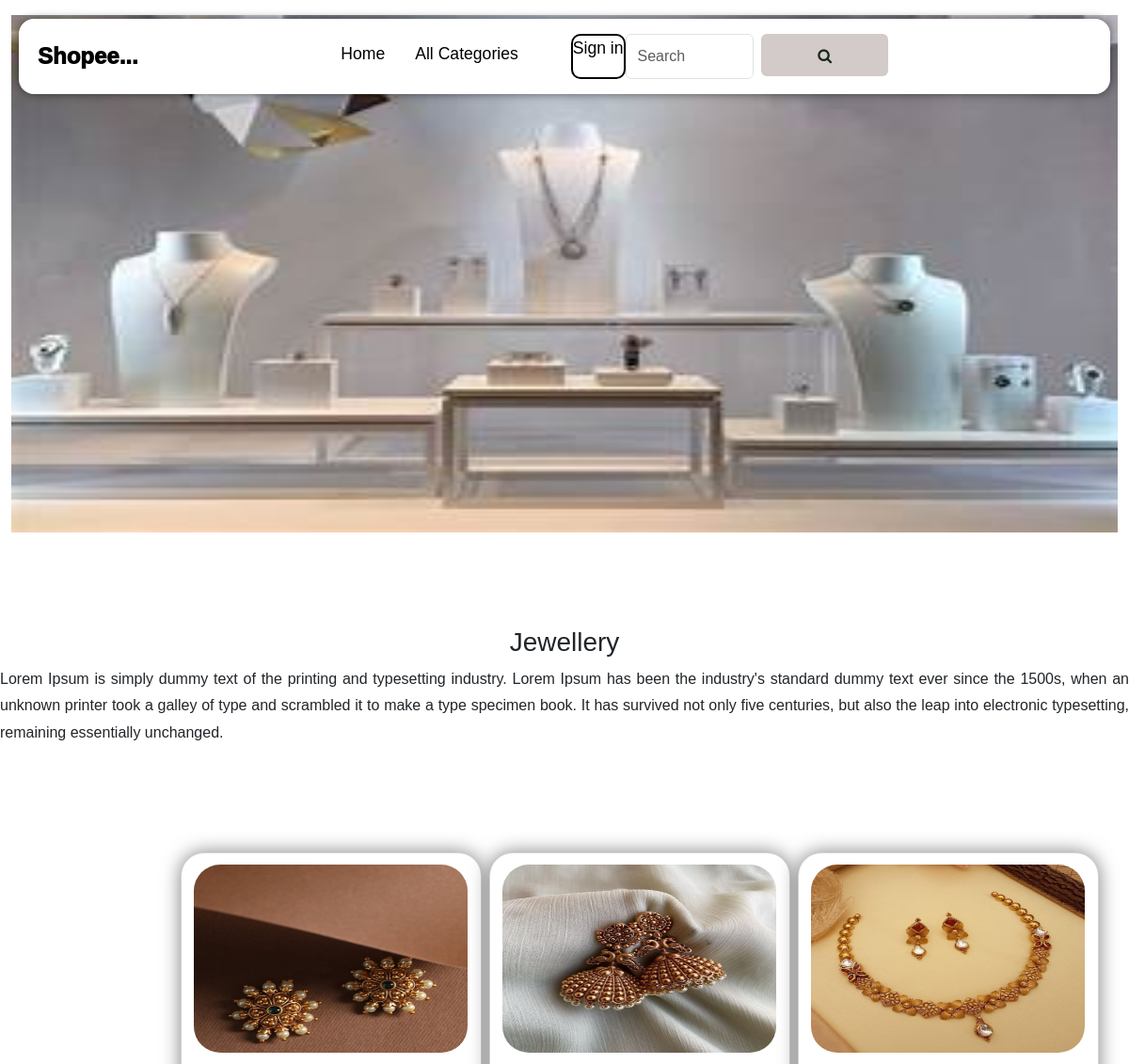
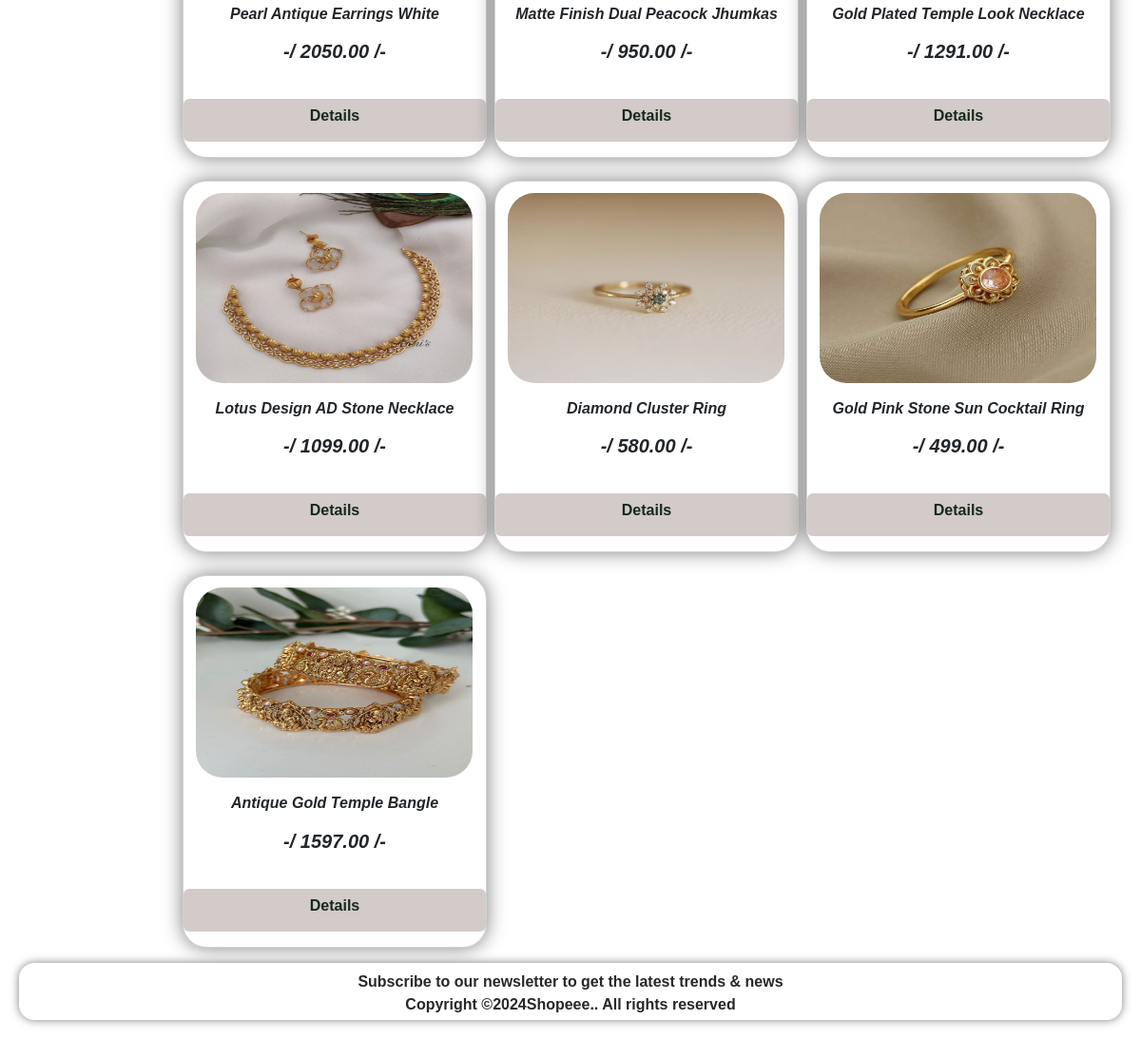
The page /allproducts/Jewellery on the database its author committed (2 pictures, top to bottom).
### shop/models.py (models this page shows, shortened)
class Category(models.Model):
    name = models.CharField(max_length=100)
    desc = models.TextField()
    image = models.ImageField(upload_to='shop/categories', blank=True, null=True)

class Product(models.Model):
    name = models.CharField(max_length=100)
    desc = models.TextField()
    image = models.ImageField(upload_to='shop/products', blank=True, null=True)
    price = models.DecimalField(max_digits=10, decimal_places=2)
    category = models.ForeignKey(Category, on_delete=models.CASCADE) #foreign key one to many relationship
    stock = models.IntegerField()
    available = models.BooleanField(default=True)
    created = models.DateTimeField(auto_now_add=True)
    updated = models.DateTimeField(auto_now=True)

### shop/views.py (the view)
# urls.py: path('allproducts/<p>', views.allproducts, name='allproducts'),
def allproducts(request, p):
    c = Category.objects.get(name=p)
    p = Product.objects.filter(category=c)
    return render(request, 'product.html', {'c': c, 'p': p})

### cart/context_processors.py (called while the page is built, shortened)
def productcount(request):
    item_count = 0
    return {'count': item_count}

### shop/context_processors.py (called while the page is built)
def menu_links(request):
    c = Category.objects.all()
    return {'links':c}

### templates/product.html
{% extends 'base.html' %}
{% load static %}
{% block content %}
<div class="container-fluid mt-3" style="margin-bottom:100px;">
    <img src="{{c.image.url}}" width="100%" height="550px">
</div>
<div class="description">
    <h3 class="text-center ">{{c.name}}</h3>
    <p style="line-height:1.8; text-align:justify;">{{c.desc}}</p>
</div>
<div class="card-container">
    <div class="row row-cols-1 row-cols-md-3 g-4 py-5">
        {% for i in p %}
        <div class="col">
            <div class="card" style="width: 20rem">
                <img src="{{i.image.url}}" class="card-img-top" alt="...">
                <div class="card-body">
                    <h6 class="card-title">{{i.name}}</h6>
                    <h5 class="card-title" >-/ {{i.price}} /-</h5>
                </div>
                <div class="d-flex justify-content-around mb-3">
                    <a href="{% url 'shop:detail' i.name %}" class="btn btn-primary">Details</a>
                </div>
            </div>
        </div>
      {% endfor %}
    </div>
</div>
{% endblock %}

### templates/base.html (shortened to what this page needs)
<!DOCTYPE html>
<html lang="en" xmlns="http://www.w3.org/1999/html">
{% load static %}
<head>
<link href="https://cdn.jsdelivr.net/npm/bootstrap@5.3.3/dist/css/bootstrap.min.css" rel="stylesheet">
    <link rel="stylesheet" href="{% static 'css/style.css' %}">
    <link rel="stylesheet" href="https://cdnjs.cloudflare.com/ajax/libs/font-awesome/4.7.0/css/font-awesome.min.css">
</head>
<body>
<header >
    <nav class="navbar navbar-expand-lg fixed-top">
        <div class="container-fluid">
            <a class="navbar-brand me-auto" href="#">Shopee...</a>
            <div class="offcanvas offcanvas-end" tabindex="-1" id="offcanvasNavbar" aria-labelledby="offcanvasNavbarLabel">
                <div class="offcanvas-body">
                    <ul class="navbar-nav justify-content-center flex-grow-1 pe-3">
                        <li class="nav-item">
                            <a class="nav-link mx-lg-2 active" aria-current="page" href="{% url 'shop:allcat' %}">Home</a>
                        </li>
                        <li class="nav-item dropdown ">
                            <a class="nav-link dropdown-toggle mx-lg-2 active" href="#" role="button" data-bs-toggle="dropdown" aria-expanded="false">All Categories</a>
                        </li>
                        {% if user.is_authenticated %}
                        {% if user.is_superuser ==  False %}
                        <li class="nav-item">
                            <a class="nav-link mx-lg-2 active" href="{% url 'cart:cartview' %}">Cart <b><sup>{{count}}</sup></b></a>
                        </li>
                        <li class="nav-item">
                            <a class="nav-link mx-lg-2 active " href="{% url 'cart:orderview' %}">My Orders</a>
                        </li>
                        {% endif %}
                        <li class="nav-item">
                            <a class="login-button" href="{% url 'shop:logout' %}">Logout</a>
                        </li>
                    </ul>
                </div>
            </div>
            {% else %}
            <a href="{% url 'shop:login' %}" class="login-button">Sign in</a><br><br>
            {% endif %}
            <form class="d-flex ml-5 " role="search" action="{% url 'search:search' %}" method="POST">
                <input class="form-control me-2 " type="search" placeholder="Search" aria-label="Search" name="q">
                <button class="btn btn-outline-info fa fa-search" type="submit"></button>
            </form>
        </div>
    </nav>
</header>
{% block content %}
{% endblock %}
<footer class="footer fixed-bottom">
    <div class="container">
        <div class="row">
            <div class="col">
                <div class="newsletter">
                    <div class="newsletter_title_container text-center">
                        <div class="newsletter_title">Subscribe to our newsletter to get the latest trends & news</div>
                    </div>
                </div>
            </div>
        </div>
    </div>
    <div class="col text-center ">
Copyright &copy;<script>document.write(new Date().getFullYear());</script>Shopeee.. All rights reserved</div>
</footer>
</body>
</html>

### static/css/style.css (style rules this page uses)
* { margin: 0; padding: 0; box-sizing: border-box; font-family: Verdana, Geneva, Tahoma, sans-serif; outline: none; border: none; text-decoration: none; transition: .2s linear; }
html { overflow-x: hidden; }
body { background-color:#fff; }
.navbar { background-color: #fff; height: 80px; margin: 20px; border-radius: 16px; padding: 0.5rem; box-shadow: 0 0 10px rgba(0, 0, 0, .5); }
.navbar-brand { font-weight: 1000; color: #000; font-size: 24px; transition: 0.3s color; }
.login-button { background: transparent; color: #000; font-size: 1.1rem; border: 2px solid #000; border-radius: 10px; outline: none; text-decoration: none; cursor: pointer; margin-left: 40px; font-weight: 500; transition: .5s; align-item: center; }
.nav-item a { position: relative; font-size: 1.1rem; margin-left: 40px; color: rgb(41, 40, 40); font-weight: 500; }
.nav-item a::after { content: ''; position: absolute; left: 0; bottom: -6px; width: 100%; height: 3px; background: #424141; border-radius: 5px; transform-origin: right; transform: scaleX(0); transition: transform .5s; }
.card-container { padding:3rem; margin-left: 9rem; }
.card-img-top { border-radius: 40px; padding: 12px; width: 19.7rem; height: 14rem; margin-left: 1px; }
.card { border-radius: 25px; box-shadow: 0 0 20px rgba(0, 0, 0, .5); }
.card-body { padding: 20px; margin-top: -15px; text-align: justify; }
.btn-primary { border-radius: 50px; width: 100px; }
.card-title { font-style: oblique; font-weight: 600; text-align: center; }
h5 { color: rgb(27, 68, 80); padding: 10px; }
.btn { width: 100%; height: 45px; background: #d3caca; border: none; outline: none; border-radius: 6px; cursor: pointer; font-weight: 600; color: #162918; }
.footer { background-color: #fff; box-shadow: 0 0 10px rgba(0, 0, 0, .5); height: 60px; margin: 20px; border-radius: 16px; padding: 0.5rem; }
.col { color: rgb(41, 40, 40); font-weight: 700; }

### rows shown on the page
Category: image (picture), name "Jewellery", desc "Lorem Ipsum is simply dummy text of the printing and typesetting industry. Lorem Ipsum has been the industry's standard dummy text ever since the 1500s, when an unknown printer took a galley of type and scrambled it to make a type specimen book. It has survived not only five centuries, but also the leap into electronic typesetting, remaining essentially unchanged."
Product: image (picture), name "Pearl Antique Earrings White", price "2050.00"
Product: image (picture), name "Matte Finish Dual Peacock Jhumkas", price "950.00"
Product: image (picture), name "Gold Plated Temple Look Necklace", price "1291.00"
Product: image (picture), name "Lotus Design AD Stone Necklace", price "1099.00"
Product: image (picture), name "Diamond Cluster Ring", price "580.00"
Product: image (picture), name "Gold Pink Stone Sun Cocktail Ring", price "499.00"
Product: image (picture), name "Antique Gold Temple Bangle", price "1597.00"
